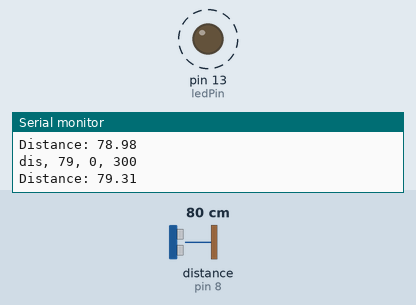
A sketch run on a simulated Arduino Uno, built with avr-gcc and run on an emulated ATmega328P. Shown: output pins drawn as LEDs (lit = HIGH), the last lines printed to the serial monitor. Wiring (inferred from the names in the program): ultrasonic range finder: trigger pin 9; echo pin 8. Dashed ring = blinking. The inputs (shaded band) are chosen by the test bench; at power-on: distance to the obstacle (sensor on pin 8) 80 cm. The echo pulse lasts 58.3 µs per cm; pins used as bus, display or sensor lines are not drawn.

Above: at 1.2 s.
1.3 s: distance to the obstacle (sensor on pin 8) set to 12 cm
At 1.8 s:
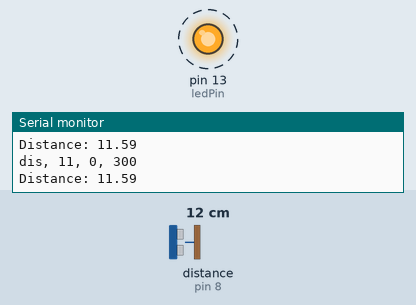
4.3 s: distance to the obstacle (sensor on pin 8) set to 9 cm
7.3 s: distance to the obstacle (sensor on pin 8) set to 60 cm
At 7.42 s:
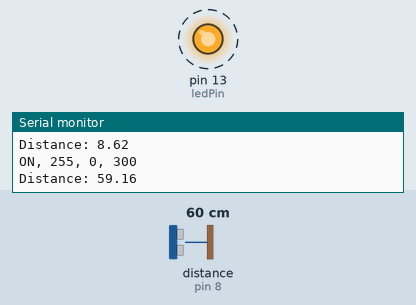
Timing chart, 0 to 16.3 s (numbered marks = the images above; inputs shaded):
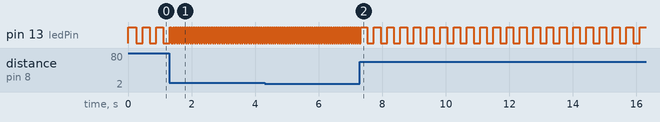

The sketch:

The_old_one12.ino
```cpp
enum ledStates {ON, OFF, WAVE, INCREASING}; // Here we make nicknames for the different states our program supports.
enum ledStates ledState; // We define 'ledState' as type ledStates'
enum ledStates previousLedState = ledState;

int brightness = 0; // our main variable for setting the brightness of the LEDconst int trigPin = 9;
const int echoPin = 8;
const int ledPin = 13;
const int trigPin = 9;
float velocity = 1.0; // the speed at which we change the brightness.
int p = 0; // use to keep track how often we plot
int plotFrequency = 2; // how often we plot, every Nth time.
unsigned long startMillis;  //some global variables available anywhere in the program
unsigned long currentMillis;


const int numReadings = 10; // higher is smoother but less responsive

int readings[numReadings];      // the readings from the analog input
int readIndex = 0;              // the index of the current reading
int total = 0;                  // the running total
int average = 0;                // the average
long duration1;
float distance;
float distanceA;
float distanceB;
int ldr;

void setup() {
  // put your setup code here, to run once:
  pinMode(trigPin, OUTPUT);
  pinMode(echoPin, INPUT);
  pinMode(ledPin, OUTPUT); // set ledPin as an output.
  Serial.begin(9600);
  for (int thisReading = 0; thisReading < numReadings; thisReading++) {
    readings[thisReading] = 0;
  }
}

void loop() {
  // put your main code here, to run repeatedly:
  digitalWrite(trigPin, LOW);   //Reset the trigger pin
  //delay(100);
  digitalWrite(trigPin, HIGH);     //Create a 10 micro second pulse
  delayMicroseconds(10);
  digitalWrite(trigPin, LOW);
  duration1 = pulseIn(echoPin, HIGH); //Read the pulse travel time in microseconds.
  distance= duration1*0.034/2;        //Calculate the distance - speed of sound is 0.034 cm per microsecond

  plot("dis", distance);
  compose();
  analogWrite(ledPin, brightness);
  currentMillis = millis(); //store the current time since the program started


 /* int fadeAmount = 5;
if(distance < 40 && distance >=5){
  distanceA = distance;
  fadeAmount = map(distanceA, 40, 5, 1, 5);
       brightness = brightness + fadeAmount;
       plot("4k", distance);
       if (brightness <= 0 || brightness >= 255) {
    fadeAmount = -fadeAmount;
  }
     }*/
}

void compose(){


    if(distance >= 300){
      brightness = 0;
      plot("2M", brightness);

    }

    else if(distance < 300 && distance >=150){
      distanceA = distance;
     // brightness = increase_brightness(distanceA, 1);
     brightness = map(distanceA, 300, 150, 0, 255);
   //  delay(100);
      plot("INCREASING", brightness);
      if (distanceA != distance){
        distanceA = distance;
        }
    }


     else if(distance < 150 && distance >=100){
      switch (ledState){
         case ON:
           plot("ON", brightness);
           brightness = 255;
            if (currentMillis - startMillis >= 250){
            changeState(OFF);
           }
           break;

         case OFF:
           plot("OFF", brightness);
           brightness = 0;
           if (currentMillis - startMillis >= 250){
            changeState(ON);
           }
           break;
      }
     }
     else if(distance < 100 && distance >=50){
      switch (ledState){
         case ON:
           plot("ON", brightness);
           brightness = 255;
            if (currentMillis - startMillis >= 150){
            changeState(OFF);
           }
           break;

         case OFF:
           plot("OFF", brightness);
           brightness = 0;
           if (currentMillis - startMillis >= 150){
            changeState(ON);
           }
           break;
      }
     }
      else if(distance < 50 && distance >=40){
      switch (ledState){
         case ON:
          // plot("ON", brightness);
           brightness = 255;
            if (currentMillis - startMillis >= 100){
            changeState(OFF);
           }
           break;

         case OFF:
         //  plot("OFF", brightness);
           brightness = 0;
           if (currentMillis - startMillis >= 100){
            changeState(ON);
           }
           break;
      }
     }else if(distance < 40 && distance >=30){
      switch (ledState){
         case ON:
          // plot("ON", brightness);
           brightness = 255;
            if (currentMillis - startMillis >= 40){
            changeState(OFF);
           }
           break;

         case OFF:
         //  plot("OFF", brightness);
           brightness = 0;
           if (currentMillis - startMillis >= 40){
            changeState(ON);
           }
           break;
      }
     }else if(distance < 30 && distance >=20){
      switch (ledState){
         case ON:
          // plot("ON", brightness);
           brightness = 255;
            if (currentMillis - startMillis >= 30){
            changeState(OFF);
           }
           break;

         case OFF:
         //  plot("OFF", brightness);
           brightness = 0;
           if (currentMillis - startMillis >= 30){
            changeState(ON);
           }
           break;
      }
     }else if(distance < 20 && distance >=10){
      switch (ledState){
         case ON:
          // plot("ON", brightness);
           brightness = 255;
            if (currentMillis - startMillis >= 20){
            changeState(OFF);
           }
           break;

         case OFF:
         //  plot("OFF", brightness);
           brightness = 0;
           if (currentMillis - startMillis >= 20){
            changeState(ON);
           }
           break;
      }
      }
      else if(distance < 10 && distance >=0){
      switch (ledState){
         case ON:
          // plot("ON", brightness);
           brightness = 255;
            if (currentMillis - startMillis >= 10){
            changeState(OFF);
           }
           break;

         case OFF:
         //  plot("OFF", brightness);
           brightness = 0;
           if (currentMillis - startMillis >= 10){
            changeState(ON);
           }
           break;
      }
     }
}


    /* else if(distance < 50 && distance >= 5){
      switch(ledState){
         case OFF:
           plot("OFF", brightness);
           brightness = 0;
           if (currentMillis - startMillis >= 200){
            changeState(WAVE);
           }
           break;
        case INCREASING:
         brightness = increase_brightness(distance, 200);
         plot("INCREASING", brightness);
         if (brightness > 250){
           changeState(WAVE);
          }
      break;
        case WAVE:

          plot("WAVE", brightness);
          brightness = sinewave(100,245,10); // you can tweak the parameters of the sinewave
          delay(100);
          analogWrite(ledPin, brightness);
         // if (currentMillis - startMillis >= 5000){ //change state after 5 secs by comparing the time elapsed since we last change state
          //  changeState(OFF);
          // }
           break;
      }
     }*/


int smooth_sensor(int sensor_value) {
    // subtract the last reading:
  total = total - readings[readIndex];
  // read from the sensor:
  readings[readIndex] = sensor_value;
  // add the reading to the total:
  total = total + readings[readIndex];
  // advance to the next position in the array:
  readIndex = readIndex + 1;

  // if we're at the end of the array...
  if (readIndex >= numReadings) {
    // ...wrap around to the beginning:
    readIndex = 0;
  }

  // calculate the average:
  average = total / numReadings;
  return average;
  }


  void changeState(ledStates newState){
    // call to change state, will keep track of time since last state
    startMillis = millis();
    ledState = newState;
  }

void plot(char *state, int brightness){
    // use this function to plot a graph.
    // it will normalize the auto-scaling plotter

    if ((p % plotFrequency) == 0){
      Serial.print(state);
      Serial.print(", ");
      Serial.print(brightness);
      Serial.println(", 0, 300");
      Serial.print("Distance: ");        //Display the distance on the serial monitor
      Serial.println(distance);
    }
    p++;
  }

int increase_brightness (float distanceA, float velocity){
    return brightness = distanceA + velocity;
  }

int exponential_increase (int brightness, float velocity){
    return brightness = 1 + brightness * velocity;
}

int decrease_brightness (int brightness, float velocity){
    return brightness = brightness - 1 * velocity;
  }

int sinewave(float duration, float amplitude, int offset){
    // Generate a sine oscillation, return a number.
    // In case you are using this for analogWrite, make sure the amplitude does not exceed 256
    float period = millis()/duration; // Duration in ms determines the wavelength.
    float midpoint = amplitude / 2; // set the midpoint of the wave at half the amplitude so there are no negative numbers
    int value = midpoint + midpoint * sin ( period * 2.0 * PI );
    value = value + offset; //offset allows you to move the wave up and down on the Y-axis. Should not exceed the value of amplitude to prevent clipping.
    return value;
  }
```

Measured:
- after the input at 1.3 s, pin 13 (ledPin): alternates HIGH for 0.04 s and LOW for 0.04 s, starting after 0.05 s
- after the input at 7.3 s, pin 13 (ledPin): alternates HIGH for 0.21 s and LOW for 0.20 s, starting after 0.23 s
- by itself, pin 13 (ledPin): alternates HIGH for 0.21 s and LOW for 0.21 s
